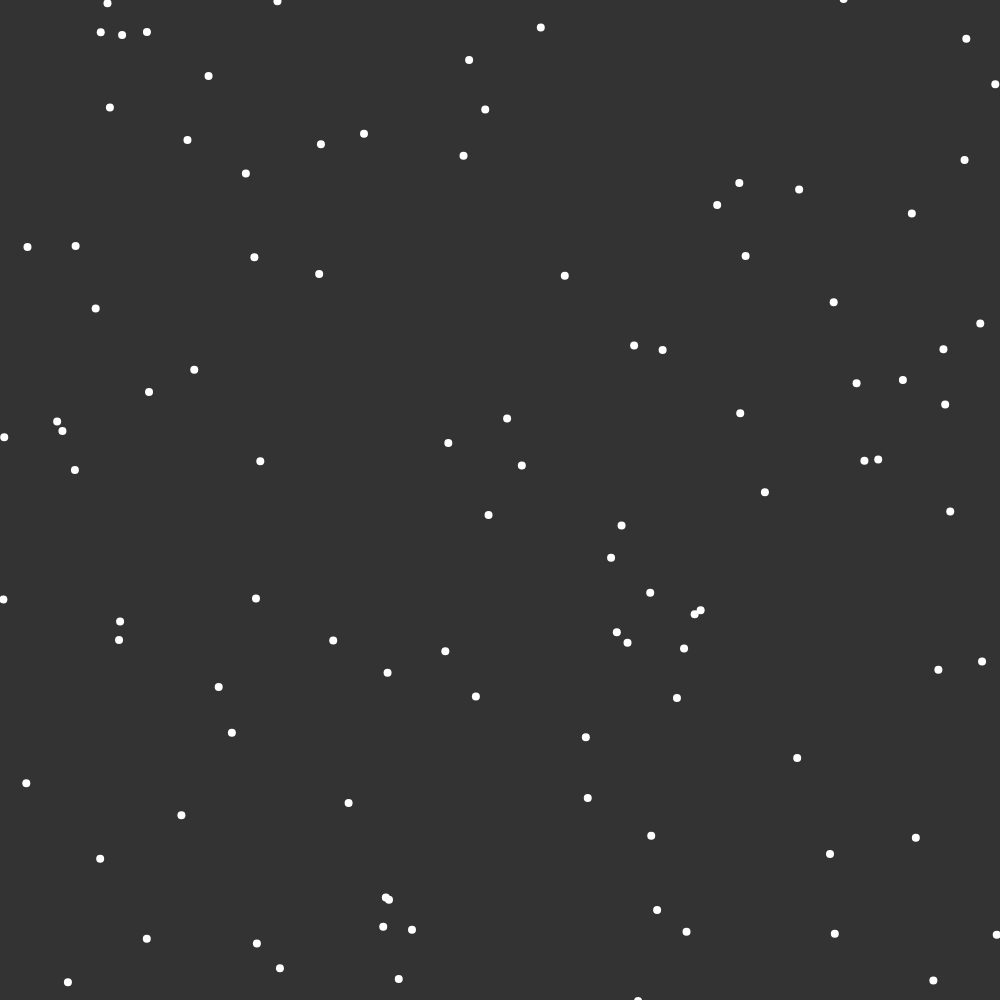
Frame 1 (no input)
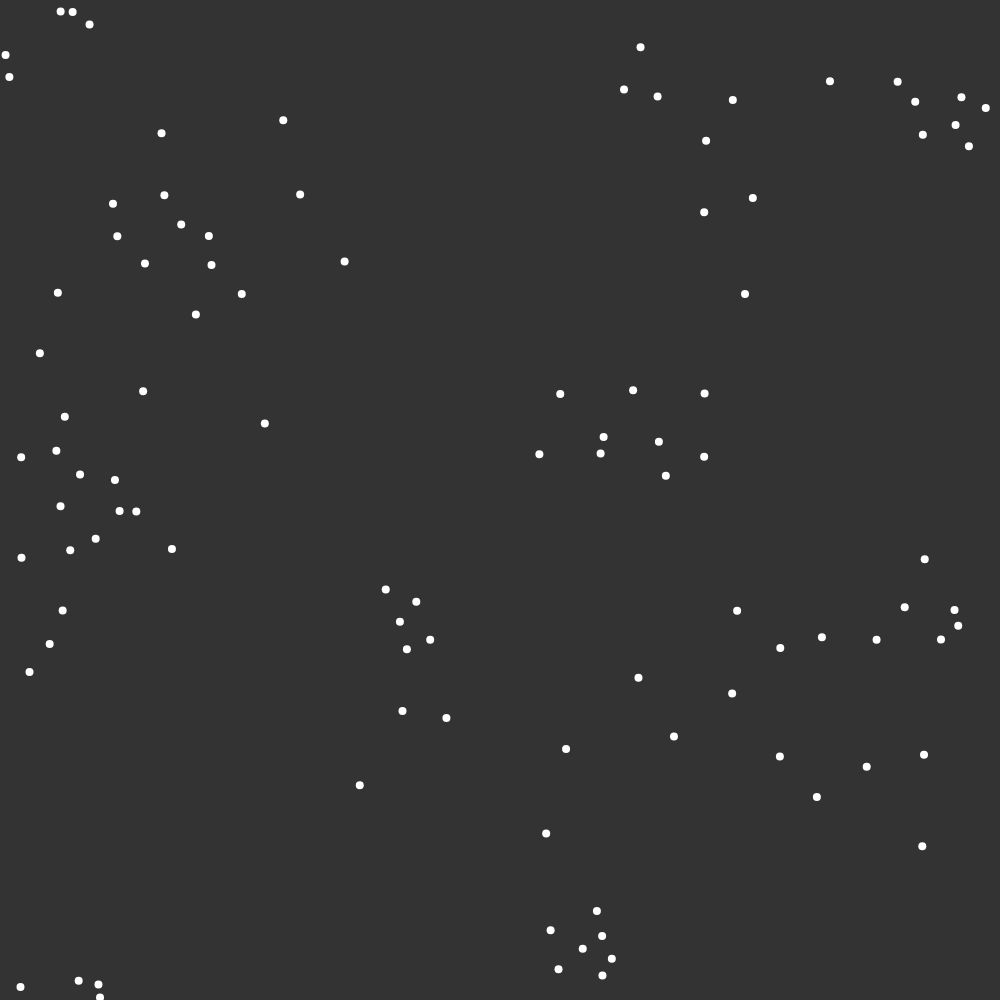
Frame 60 (no input)
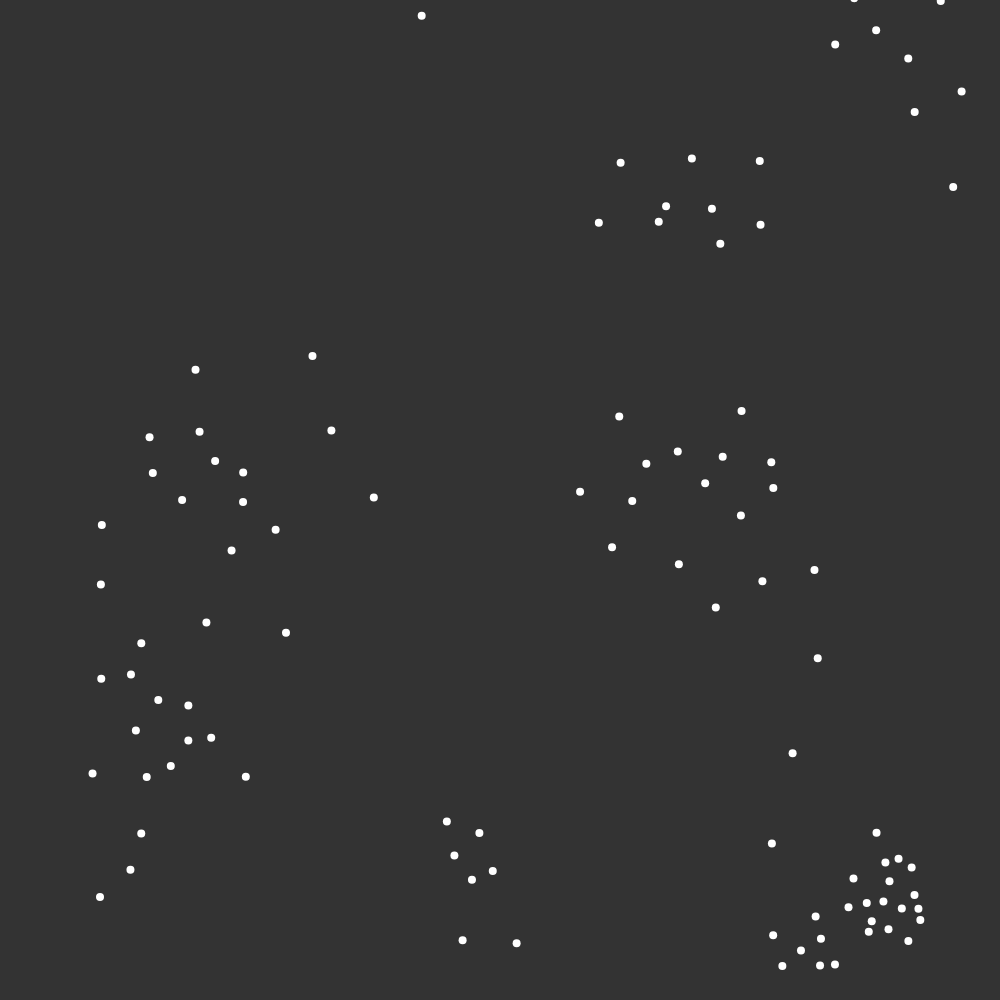
Frame 120 (the mouse pressed at the canvas centre since frame 60)

The p5.js sketch that drew these frames (run headless with seeded random() and noise() and a simulated clock; from frame 60 on, the mouse is pressed at the canvas centre):

// p5.js sketch
// ── sketch.js
class Boid {
  constructor() {
    this.position = createVector(random(width), random(height));
    this.velocity = p5.Vector.random2D();
    this.velocity.setMag(random(2, 4));
    this.acceleration = createVector();
    this.maxForce = 0.2;
    this.maxSpeed = 4;
  }

  edges() {
    if (this.position.x > width) this.position.x = 0;
    else if (this.position.x < 0) this.position.x = width;
    if (this.position.y > height) this.position.y = 0;
    else if (this.position.y < 0) this.position.y = height;
  }

  align(boids) {
    let perceptionRadius = 100;
    let steering = createVector();
    let total = 0;
    for (let other of boids) {
      let d = dist(this.position.x, this.position.y, other.position.x, other.position.y);
      if (other != this && d < perceptionRadius) {
        steering.add(other.velocity);
        total++;
      }
    }
    if (total > 0) {
      steering.div(total);
      steering.setMag(this.maxSpeed);
      steering.sub(this.velocity);
      steering.limit(this.maxForce);
    }
    return steering;
  }

  cohesion(boids) {
    let perceptionRadius = 100;
    let steering = createVector();
    let total = 0;
    for (let other of boids) {
      let d = dist(this.position.x, this.position.y, other.position.x, other.position.y);
      if (other != this && d < perceptionRadius) {
        steering.add(other.position);
        total++;
      }
    }
    if (total > 0) {
      steering.div(total);
      steering.sub(this.position);
      steering.setMag(this.maxSpeed);
      steering.limit(this.maxForce);
    }
    return steering;
  }

  separation(boids) {
    let perceptionRadius = 100;
    let steering = createVector();
    let total = 0;
    for (let other of boids) {
      let d = dist(this.position.x, this.position.y, other.position.x, other.position.y);
      if (other != this && d < perceptionRadius) {
        let diff = p5.Vector.sub(this.position, other.position);
        diff.div(d * d);
        steering.add(diff);
        total++;
      }
    }
    if (total > 0) {
      steering.div(total);
      steering.setMag(this.maxSpeed);
      steering.limit(this.maxForce);
    }
    return steering;
  }

  flock(boids) {
    let alignment = this.align(boids);
    let cohesion = this.cohesion(boids);
    let separation = this.separation(boids);
    this.acceleration.add(alignment);
    this.acceleration.add(cohesion);
    this.acceleration.add(separation);
  }

  update() {
    this.position.add(this.velocity);
    this.velocity.add(this.acceleration);
    this.velocity.limit(this.maxSpeed);
    this.acceleration.mult(0);
  }

  show() {
    strokeWeight(8);
    stroke(255);
    point(this.position.x, this.position.y);
  }
}

let flock = [];

function setup() {
  createCanvas(1000, 1000);
  for (let i = 0; i < 100; i++) flock.push(new Boid());
}

function draw() {
  background(51);
  for (let boid of flock) {
    boid.edges();
    boid.flock(flock);
    boid.update();
    boid.show();
  }
}
